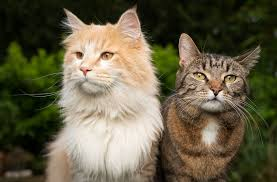
#> input picture day6/cat.jpg, 277 x 182 px
$ python mopology.py
#> lines starting #> are read from the running program, lines starting #| are printed output that depends on the picture; after the words box and inside, x2 and y2 are one past the last pixel; in counts of white or black regions, pixels touching at a corner belong together
import cv2
import numpy as np

def nothing(x):
    pass
path = 'cat.jpg'

# 이미지 로드
image = cv2.imread(path)
#> image is the input picture: shape (182, 277, 3); mean B, G, R 71.5, 94.9, 101.7

cv2.namedWindow('Color Detector', cv2.WINDOW_NORMAL)

# Trackbar를 생성하여 'Lower'와 'Upper' 범위 설정
cv2.createTrackbar('Low H', 'Color Detector', 0, 179, nothing)
cv2.createTrackbar('High H', 'Color Detector', 100, 179, nothing)
cv2.createTrackbar('Low S', 'Color Detector', 0, 250, nothing)
cv2.createTrackbar('High S', 'Color Detector', 200, 250, nothing)
cv2.createTrackbar('Low V', 'Color Detector', 0, 250, nothing)
cv2.createTrackbar('High V', 'Color Detector', 200, 250, nothing)


while True:
    # 복사본 이미지 생성
    img = image.copy()

    # 트랙바에서 현재 값 얻기
    low_h = cv2.getTrackbarPos('Low H', 'Color Detector')
    high_h = cv2.getTrackbarPos('High H', 'Color Detector')
    low_s = cv2.getTrackbarPos('Low S', 'Color Detector')
    high_s = cv2.getTrackbarPos('High S', 'Color Detector')
    low_v = cv2.getTrackbarPos('Low V', 'Color Detector')
    high_v = cv2.getTrackbarPos('High V', 'Color Detector')

    # HSV 색상 공간으로 이미지 변환
    img_hsv = cv2.cvtColor(img, cv2.COLOR_BGR2HSV)
#> img_hsv: shape (182, 277, 3); mean H, S, V 26.5, 128, 105.2

    # HSV에서의 lower/upper 임계값
    lower_color = np.array([low_h, low_s, low_v])
    upper_color= np.array([high_h, high_s, high_v])
    # print(lower_color, upper_color)

    # lower/upper 임계값을 이용하여 마스크 생성
    mask = cv2.inRange(img_hsv, lower_color, upper_color)
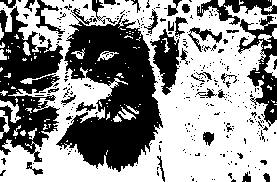
#> mask: shape (182, 277); 57.9% white; 325 black regions (287 under 20 px), largest, box (x1, y1, x2, y2) and area: (56, 8, 163, 172) 9504, (0, 6, 63, 162) 5084, (238, 16, 277, 127) 1612
    kernel = np.ones((5, 5), np.uint8)
    mask = cv2.morphologyEx(mask, cv2.MORPH_CLOSE, kernel)
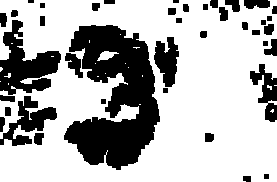
#> mask: shape (182, 277); 69.7% white; 40 black regions (2 under 20 px), largest, box (x1, y1, x2, y2) and area: (64, 25, 160, 170) 8139, (0, 20, 61, 95) 2261, (0, 96, 57, 146) 1132
    mask = cv2.morphologyEx(mask, cv2.MORPH_OPEN, kernel)
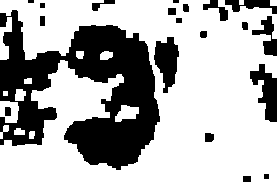
#> mask: shape (182, 277); 67.9% white; 20 black regions (2 under 20 px)

    contours, _ = cv2.findContours(mask, cv2.RETR_EXTERNAL, cv2.CHAIN_APPROX_SIMPLE)
#> contours = 14 contours, 2 with area under 20; largest, box (x1, y1, x2, y2) and area: (0, 0, 277, 182) 33056, (0, 101, 19, 123) 322, (115, 105, 139, 122) 234, (0, 17, 12, 60) 234, (15, 89, 26, 101) 90
    if contours:
        max_contour = max(contours, key=cv2.contourArea)
#> max_contour = contour of 493 points, box (x1, y1, x2, y2) (0, 0, 277, 182), area 33056
        print(contours)
#> (printed output is left out)

    # 원본 이미지에 마스크 적용
    result = cv2.bitwise_and(img, img, mask=mask)
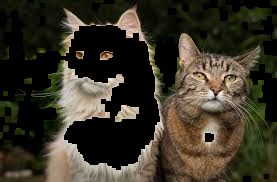
#> result: shape (182, 277, 3); mean B, G, R 38.7, 52.5, 57.6

    # 결과 표시
    cv2.imshow('Original Image', img)
    cv2.imshow('Color Detector', result)

    # 키 입력 대기 (ESC를 누르면 종료)

    if cv2.waitKey(10) & 0xff== ord('q'):
#> (key q is pressed here)
        break

cv2.destroyAllWindows()
